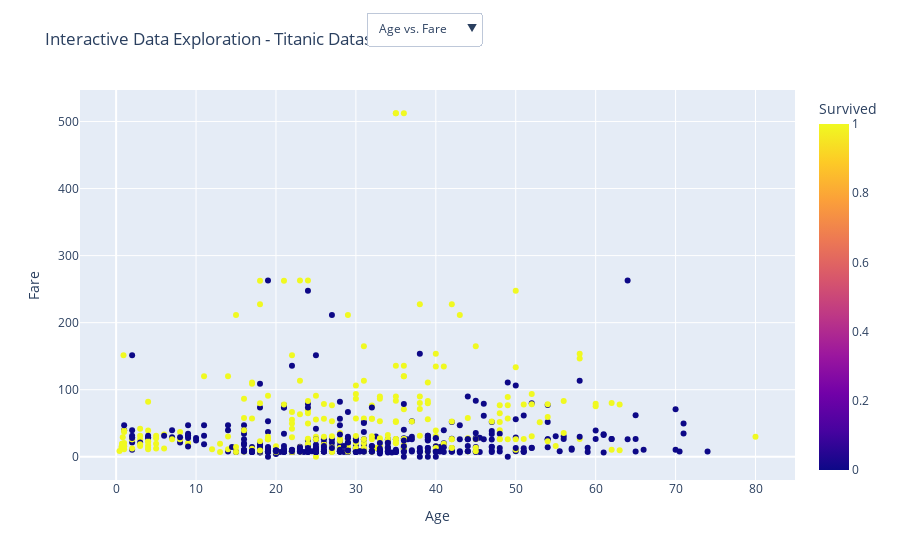

Source (notebook cell):
### Code cell
import pandas as pd
import plotly.express as px
import plotly.graph_objects as go

# Load the dataset (replace 'titanic_dataset.csv' with the actual filename)
df = pd.read_csv('titanic_dataset.csv')

# Create a scatter plot using Plotly Express
fig = px.scatter(df, x='Age', y='Fare', color='Survived')

# Create a figure layout with additional components
fig.update_layout(
    title="Interactive Data Exploration - Titanic Dataset",
    xaxis_title="Age",
    yaxis_title="Fare",
    hovermode="closest",
    showlegend=True
)

# Create a dropdown menu for selecting variables
dropdown_buttons = [
    {
        'label': 'Age vs. Fare',
        'method': 'update',
        'args': [{'x': [df['Age']], 'y': [df['Fare']]},
                 {'xaxis': {'title': 'Age'}, 'yaxis': {'title': 'Fare'}}]
    },
    {
        'label': 'Age vs. SibSp',
        'method': 'update',
        'args': [{'x': [df['Age']], 'y': [df['SibSp']]},
                 {'xaxis': {'title': 'Age'}, 'yaxis': {'title': 'SibSp'}}]
    },
    {
        'label': 'Age vs. Parch',
        'method': 'update',
        'args': [{'x': [df['Age']], 'y': [df['Parch']]},
                 {'xaxis': {'title': 'Age'}, 'yaxis': {'title': 'Parch'}}]
    }
]

# Create a layout with the dropdown menu
fig.update_layout(
    updatemenus=[
        go.layout.Updatemenu(
            buttons=dropdown_buttons,
            direction="down",
            showactive=True,
            x=0.4,
            xanchor="left",
            y=1.20,
            yanchor="top"
        ),
    ]
)

# Display the figure
fig.show()

### Figure 1 — Plotly figure (JSON) as saved in the notebook; plotly's stock layout.template omitted (floating-point values rounded to 4 significant figures; data arrays with more than 128 entries replaced by an {"elided": "..."} marker saying what was removed)
{"data": [{"hovertemplate": "Age=%{x}<br>Fare=%{y}<br>Survived=%{marker.color}<extra></extra>", "legendgroup": "", "marker": {"color": {"elided": "891 int values"}, "coloraxis": "coloraxis", "symbol": "circle"}, "mode": "markers", "name": "", "orientation": "v", "showlegend": false, "type": "scatter", "x": {"elided": "891 float values"}, "xaxis": "x", "y": {"elided": "891 float values"}, "yaxis": "y"}], "layout": {"coloraxis": {"colorbar": {"title": {"text": "Survived"}}, "colorscale": [[0, "#0d0887"], [0.1111, "#46039f"], [0.2222, "#7201a8"], [0.3333, "#9c179e"], [0.4444, "#bd3786"], [0.5556, "#d8576b"], [0.6667, "#ed7953"], [0.7778, "#fb9f3a"], [0.8889, "#fdca26"], [1, "#f0f921"]]}, "hovermode": "closest", "legend": {"tracegroupgap": 0}, "margin": {"t": 60}, "showlegend": true, "title": {"text": "Interactive Data Exploration - Titanic Dataset"}, "updatemenus": [{"buttons": [{"args": [{"x": {"elided": "1x891 float values"}, "y": {"elided": "1x891 float values"}}, {"xaxis": {"title": "Age"}, "yaxis": {"title": "Fare"}}], "label": "Age vs. Fare", "method": "update"}, {"args": [{"x": {"elided": "1x891 float values"}, "y": {"elided": "1x891 int values"}}, {"xaxis": {"title": "Age"}, "yaxis": {"title": "SibSp"}}], "label": "Age vs. SibSp", "method": "update"}, {"args": [{"x": {"elided": "1x891 float values"}, "y": {"elided": "1x891 int values"}}, {"xaxis": {"title": "Age"}, "yaxis": {"title": "Parch"}}], "label": "Age vs. Parch", "method": "update"}], "direction": "down", "showactive": true, "x": 0.4, "xanchor": "left", "y": 1.2, "yanchor": "top"}], "xaxis": {"anchor": "y", "domain": [0, 1], "title": {"text": "Age"}}, "yaxis": {"anchor": "x", "domain": [0, 1], "title": {"text": "Fare"}}}}
